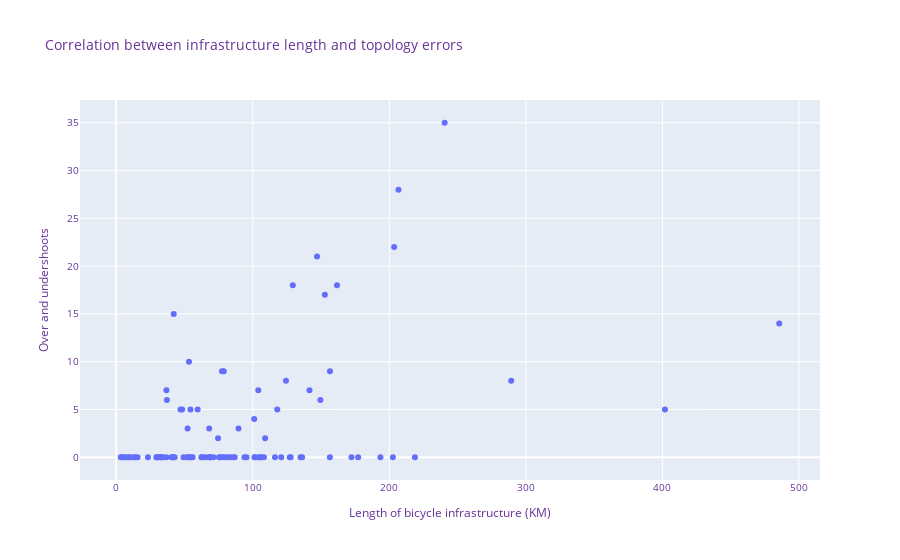

Notebook code for this chart:
### Code cell
# TODO: Add label for high/low density and add as color?
fig = px.scatter(
    muni_network_counts, 
    x='infra_km', 
    y='over_under',
    title='Correlation between infrastructure length and topology errors', 
    hover_data=['navn'],
    labels={
        "infra_km": "Length of bicycle infrastructure (KM)",
        "over_under": "Over and undershoots",
        "navn": "Municipality"
        })

fig.update_layout(
    font=dict(
        size=10,
        color="RebeccaPurple"
    )
)
fig.show()

### Figure 1 — Plotly figure (JSON) as saved in the notebook; plotly's stock layout.template omitted (floating-point values rounded to 4 significant figures)
{"data": [{"customdata": [["Aabenraa"], ["Aalborg"], ["Aarhus"], ["Albertslund"], ["Allerød"], ["Assens"], ["Ballerup"], ["Billund"], ["Bornholm"], ["Brøndby"], ["Brønderslev"], ["Dragør"], ["Egedal"], ["Esbjerg"], ["Faaborg-Midtfyn"], ["Fanø"], ["Favrskov"], ["Faxe"], ["Fredensborg"], ["Fredericia"], ["Frederiksberg"], ["Frederikshavn"], ["Frederikssund"], ["Furesø"], ["Gentofte"], ["Gladsaxe"], ["Glostrup"], ["Greve"], ["Gribskov"], ["Guldborgsund"], ["Haderslev"], ["Halsnæs"], ["Hedensted"], ["Helsingør"], ["Herlev"], ["Herning"], ["Hillerød"], ["Hjørring"], ["Holbæk"], ["Holstebro"], ["Horsens"], ["Hvidovre"], ["Høje-Taastrup"], ["Hørsholm"], ["Ikast-Brande"], ["Ishøj"], ["Jammerbugt"], ["Kalundborg"], ["Kerteminde"], ["Kolding"], ["København"], ["Køge"], ["Langeland"], ["Lejre"], ["Lemvig"], ["Lolland"], ["Lyngby-Taarbæk"], ["Læsø"], ["Mariagerfjord"], ["Middelfart"], ["Morsø"], ["Norddjurs"], ["Nordfyns"], ["Nyborg"], ["Næstved"], ["Odder"], ["Odense"], ["Odsherred"], ["Randers"], ["Rebild"], ["Ringkøbing-Skjern"], ["Ringsted"], ["Roskilde"], ["Rudersdal"], ["Rødovre"], ["Samsø"], ["Silkeborg"], ["Skanderborg"], ["Skive"], ["Slagelse"], ["Solrød"], ["Sorø"], ["Stevns"], ["Struer"], ["Svendborg"], ["Syddjurs"], ["Sønderborg"], ["Thisted"], ["Tårnby"], ["Tønder"], ["Vallensbæk"], ["Varde"], ["Vejen"], ["Vejle"], ["Vesthimmerlands"], ["Viborg"], ["Vordingborg"], ["Ærø"]], "hovertemplate": "Length of bicycle infrastructure (KM)=%{x}<br>Over and undershoots=%{y}<br>Municipality=%{customdata[0]}<extra></extra>", "legendgroup": "", "marker": {"color": "#636efa", "symbol": "circle"}, "mode": "markers", "name": "", "orientation": "v", "showlegend": false, "type": "scatter", "x": [193.5, 218.8, 240.6, 9.894, 54.39, 202.6, 53.35, 32.69, 106.3, 29.43, 42.88, 9.694, 41.89, 127.7, 149.5, 7.959, 116.3, 85.92, 64.64, 206.7, 67.24, 101.3, 78.06, 49.3, 127.1, 95.51, 30.83, 15.69, 37.13, 101.1, 79.83, 109.1, 78.81, 118.0, 23.29, 141.6, 53.83, 62.55, 136.2, 76.32, 147.1, 48.31, 42.16, 47.13, 59.68, 3.367, 36.94, 124.3, 54.98, 104.1, 485.6, 62.52, 40.71, 32.42, 34.28, 83.73, 89.6, 5.13, 93.92, 104.1, 13.72, 52.3, 74.64, 77.49, 120.9, 33.71, 289.3, 105.8, 156.6, 29.73, 108.2, 68.78, 152.8, 129.4, 36.82, 4.484, 161.7, 86.82, 177.2, 135.0, 55.98, 52.44, 30.18, 51.86, 156.5, 81.58, 101.6, 68.59, 71.26, 172.3, 12.55, 68.12, 68.73, 203.6, 41.08, 401.9, 75.29, 6.247], "xaxis": "x", "y": [0, 0, 35, 0, 5, 0, 10, 0, 0, 0, 0, 0, 0, 0, 6, 0, 0, 0, 0, 28, 0, 0, 0, 0, 0, 0, 0, 0, 6, 4, 0, 2, 9, 5, 0, 7, 0, 0, 0, 0, 21, 5, 15, 5, 5, 0, 0, 8, 0, 0, 14, 0, 0, 0, 0, 0, 3, 0, 0, 7, 0, 3, 2, 9, 0, 0, 8, 0, 9, 0, 0, 0, 17, 18, 7, 0, 18, 0, 0, 0, 0, 0, 0, 0, 0, 0, 0, 0, 0, 0, 0, 3, 0, 22, 0, 5, 0, 0], "yaxis": "y"}], "layout": {"font": {"color": "RebeccaPurple", "size": 10}, "legend": {"tracegroupgap": 0}, "title": {"text": "Correlation between infrastructure length and topology errors"}, "xaxis": {"anchor": "y", "domain": [0, 1], "title": {"text": "Length of bicycle infrastructure (KM)"}}, "yaxis": {"anchor": "x", "domain": [0, 1], "title": {"text": "Over and undershoots"}}}}
